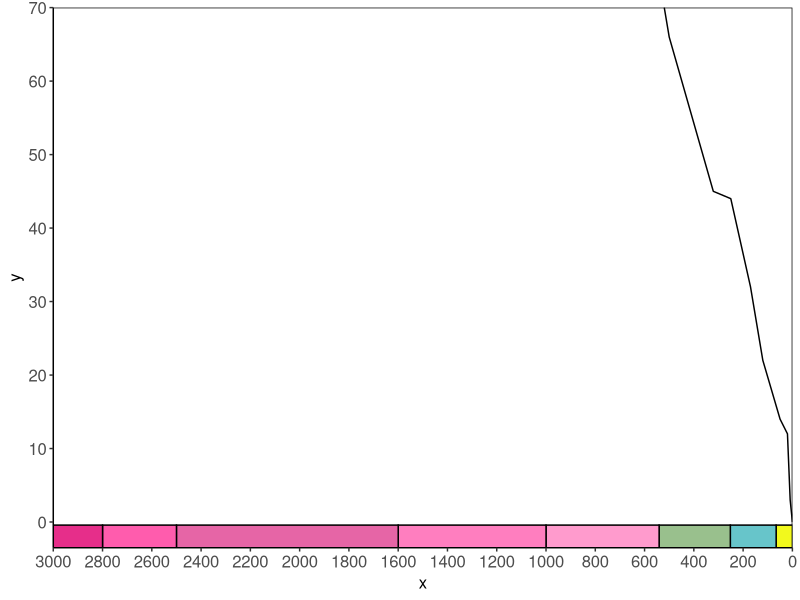

Write R code to recreate this figure.
#This is a function to add a geologic time scale to a ggplot object.
#gg: the ggplot object
#fill: the fill color of the boxes; default are the colors from the Commission for the Geological Map of the World (CGMW);
#   custom fill colors can be provided and will be recycled if necessary
#   if a custom dataset is provided with interval without color and without fill, a greyscale will be used
#color: the outline color of the boxes
#alpha: transparency of the fill colors
#0.04: the proportional 0.04 of the plot to use for the scale 
#size: the size of the text in the scale
#quat: specifies whether the Quaternary should be labelled
#pos: which side to add the scale to (left, right, top, or bottom)
#abbr: whether to use abbreviations instead of full time names
#interval: a custom data set of time interval boundaries, with the following columns:
#   time: name of each time (will be used as labels if no abbreviations are provided)
#   max_age: the oldest boundary of each time interval
#   min_age: the youngest boundary of each time interval
#   abbr: (optional) abbreviations that will be used as labels
#   color: (optional) a hex color code (which can be obtained with rgb()) for each time interval
#neg: set this to true if your x-axis is actually negative values

library(ggplot2)

gggeo_scale <- function(gg, level = "period", age_min = 0, age_max = 540, x_reverse = T, y_reverse = F, label = "abbr", div_y = 10, div_x = 10, pos = "right"){

  if(level %in% c("period")){
    interval <- data.frame(time = c("Quaternary" ,"Neogene" ,"Paleogene" ,"Cretaceous" ,"Jurassic" ,"Triassic" ,"Permian" ,"Carboniferous", "Devonian" ,"Silurian" ,"Ordovician" ,"Cambrian" ,"Ediacaran" ,"Cryogenian","Tonian" ,"Stenian" ,"Ectasian" ,"Calymmian" ,"Statherian" ,"Orosirian" ,"Rhyacian","Siderian" ,"Neoarchean" ,"Mesoarchean" ,"Paleoarchean" ,"Eoarchean" ,"Hadean" ),
                          max_age = c(2.588,23.03,66,145,201.3,251.902,298.9,358.9,419.2,443.8,485.400,541,635,720,1000,1200,1400,1600,1800,2050,2300,2500,2800,3200,3600,4000,4600),
                          min_age = c(0,2.588,23.03, 66,145,201.3,251.902,298.9,358.9,419.2,443.8,485.4,541,635 ,720 ,1000 ,1200 ,1400 ,1600 ,1800 ,2050 ,2300 ,2500 ,2800 ,3200 ,3600,4000 ),
                          abbr = c("Q","N","Pg","K","J","Tr","P","C","D","S","O","Cm","Ed","Cr","To","Ste","Ec","Ca","Sta","Or","Rh","Si","Nar","Mar","Par","Ear","Ha"),
                          color = c("#F9F97F","#FFE619","#FD9A52","#7FC64E","#34B2C9","#812B92","#F04028","#67A599","#CB8C37","#B3E1B6","#009270","#7FA056","#FFC3E1","#FFAFD7","#FFA5D2","#FFA5D2","#FF98CC","#FF8BC5","#EE93C1","#E874AF","#EB84B8","#E874AF","#FF5CAD","#E62E8A","#CC297A","#B2246B","grey70"),
                          stringsAsFactors = FALSE)
  } else if (level %in% c("epoch")){
    interval<-data.frame(time=c("Holocene","Pleistocene","Pliocene","Miocene","Oligocene","Eocene","Paleocene","Late Cretaceous","Early Cretaceous","Late Jurassic","Middle Jurassic","Early Jurassic","Late Triassic","Middle Triassic","Early Triassic","Lopingian","Guadalupian","Cisuralian","Pennsylvanian","Mississippian","Late Devonian","Middle Devonian","Early Devonian","Pridoli","Ludlow","Wenlock","Llandovery","Late Ordovician","Middle Ordovician","Early Ordovician","Furongian","Miaolingian","Series,2","Terreneuvian","Ediacaran","Cryogenian","Tonian","Stenian","Ectasian","Calymmian","Statherian","Orosirian","Rhyacian","Siderian","Neoarchean","Mesoarchean","Paleoarchean","Eoarchean","Hadean"),
                         max_age=c(0.0117,2.5880,5.3330,23.0300,33.9,56,66,100.5,145,163.5,174.1,201.3,237,247.2,251.9020,259.1,272.9500,298.9,323.2,358.9,382.7,393.3,419.2,423,427.4,433.4,443.8,458.4,470,485.4,497,509,521,541,635,720,1000,1200,1400,1600,1800,2050,2300,2500,2800,3200,3600,4000,4600),
                         min_age=c(0,0.0117,2.5880,5.3330,23.0300,33.9,56,66,100.5,145,163.5,174.1,201.3,237,247.2,251.9020,259.1,272.9500,298.9,323.2,358.9,382.7,393.3,419.2,423,427.4,433.4,443.8,458.4,470,485.4,497,509,521,541,635,720,1000,1200,1400,1600,1800,2050,2300,2500,2800,3200,3600,4000),
                         abbr=c("H","Ple","Pli","Mi","Ol","Eo","Pa","LK","EK","LJ","MJ","EJ","LTr","MTr","Etr","Lop","Gu","Ci","Pn",
                                "Ms","LD","MD","ED","Pr","Lu","We","Ll","LO","MO","EO","Fu","Ml","S2","Te","Ed","Cr","To","Ste","Ec",
                                "Ca","Sta","Or","Rh","Si","Nar","Mar","Par","Ear","Ha"),
                         color=c("#FEF2E0","#FFF2AE","#FFFF99","#FFFF00","#FDC07A","#FDB46C","#FDA75F","#A6D84A","#8CCD57","#B3E3EE","#80CFD8",
                                 "#42AED0","#BD8CC3","#B168B1","#983999","#FBA794","#FB745C","#EF5845","#99C2B5","#678F66","#F1E19D","#F1C868",
                                 "#E5AC4D","#d8f5c9","#BFE6CF","#B3E1C2","#99D7B3","#7FCA93","#4DB47E","#1A9D6F","#B3E095","#A6CF86","#99C078","#8CB06C",
                                 "#FFC3E1","#FFAFD7","#FFA5D2","#FFA5D2","#FF98CC","#FF8BC5","#EE93C1","#E874AF","#EB84B8","#E874AF","#FF5CAD",
                                 "#E62E8A","#CC297A","#B2246B","grey70"),
                         stringsAsFactors=FALSE)
    
  }else if (level %in% c("eon")){
    interval<-data.frame(time=c("Phanerozoic","Proterozoic","Archean","Hadean"),
                         max_age=c(541,2500,4000,4600),
                         min_age=c(0,541,2500,4000),
                         abbr=c("Pha","Prot","Arch","Ha"),
                         color=c("#9AD9DD","#FF70B8","#FF3399","grey70"),
                         stringsAsFactors=FALSE)
  } else {
    interval<-data.frame(time=c("Cenozoic","Mesozoic","Paleozoic","Neoproterozoic","Mesoproterozoic","Paleoproterozoic","Neoarchean","Mesoarchean","Paleoarchean","Eoarchean","Hadean"),
    max_age=c(66,251.902,541,1000,1600,2500,2800,3200,3600,4000,4600),
    min_age=c(0,66,251.902,541,1000,1600,2500,2800,3200,3600,4000),
    color=c("#F2F91D","#67C5CA","#99C08D","#FF9BCD","#FF7EBF","#E665A6","#FF5CAD","#E62E8A","#CC297A","#B2246B","grey70"),
    abbr=c("Ce","Me","Pa","NP","MP","PP","Nar","Mar","Par","Ear","Ha"),
    stringsAsFactors=FALSE)
  }
  
  interval$min_age[interval$min_age < age_min] <- age_min
  interval$max_age[interval$max_age > age_max] <- age_max


  interval$mid_age <- (interval$max_age + interval$min_age)/2

  xyext <- ggplot_build(gg)$layout$panel_params[[1]]


  if(y_reverse){
      ymax <- max(xyext$y.range)
      ymin <- max(xyext$y.range) - 0.04 * (max(xyext$y.range) - min(xyext$y.range))
  }else{
      ymin <- min(xyext$y.range)
      ymax <- min(xyext$y.range) + 0.04 * (max(xyext$y.range) - min(xyext$y.range))
  }


  gg <- gg +
    annotate("rect", xmin = interval$min_age, xmax = interval$max_age, ymin = ymin, ymax = ymax,
               fill = interval$color, color = "black", alpha = 1) 
  
  if(label == "abbr"){
      gg <- gg + annotate("text", x = interval$mid_age, label = interval$abbr, y = (ymin+ymax)/2,
               vjust = "middle", hjust = "middle", size = 4.5)
  } else if(label == "full"){
    gg <- gg + annotate("text", x = interval$mid_age, label = interval$time, y = (ymin+ymax)/2,
                        vjust = "middle", hjust = "middle", size = 4.5)
    }
  
  
  gg <- gg +
    coord_cartesian( expand = FALSE) +
    theme(panel.grid.major = element_blank(), panel.grid.minor = element_blank(),
          panel.background = element_rect(colour="black", fill = NA), 
          axis.line = element_line(color = "black"),
          axis.text = element_text(size = 12),
          legend.justification = c(0, 0),
          axis.title = element_text(size = 12),
          legend.position = pos,
          legend.background = element_rect(colour=NA, fill = NA),
          legend.key = element_rect(colour = NA, fill = NA)
    )
  
  if(y_reverse){
    gg <- gg + scale_y_reverse(breaks = scales::pretty_breaks(n = div_y))
  } else {
    gg <- gg + scale_y_continuous(breaks = scales::pretty_breaks(n = div_y))
  }

  if(x_reverse){
    gg <- gg + scale_x_reverse(limits = c(age_max, age_min), breaks = scales::pretty_breaks(n = div_x))
  } else {
    gg <- gg + scale_x_continuous(limits = c(age_mim, age_max),breaks = scales::pretty_breaks(n = div_x))
  }
  
  return(gg)
}

x = c(0,9,20,50,120,170,250,321,500,520)
y = c(0,3,12,14,22,32,44,45,66,70)
gg <- ggplot() +
  geom_line(aes(y = y, x = x))
p <- gggeo_scale(gg, age_min = 0, age_max = 3000,level = "era", label = "none", div_x = 20)
p
